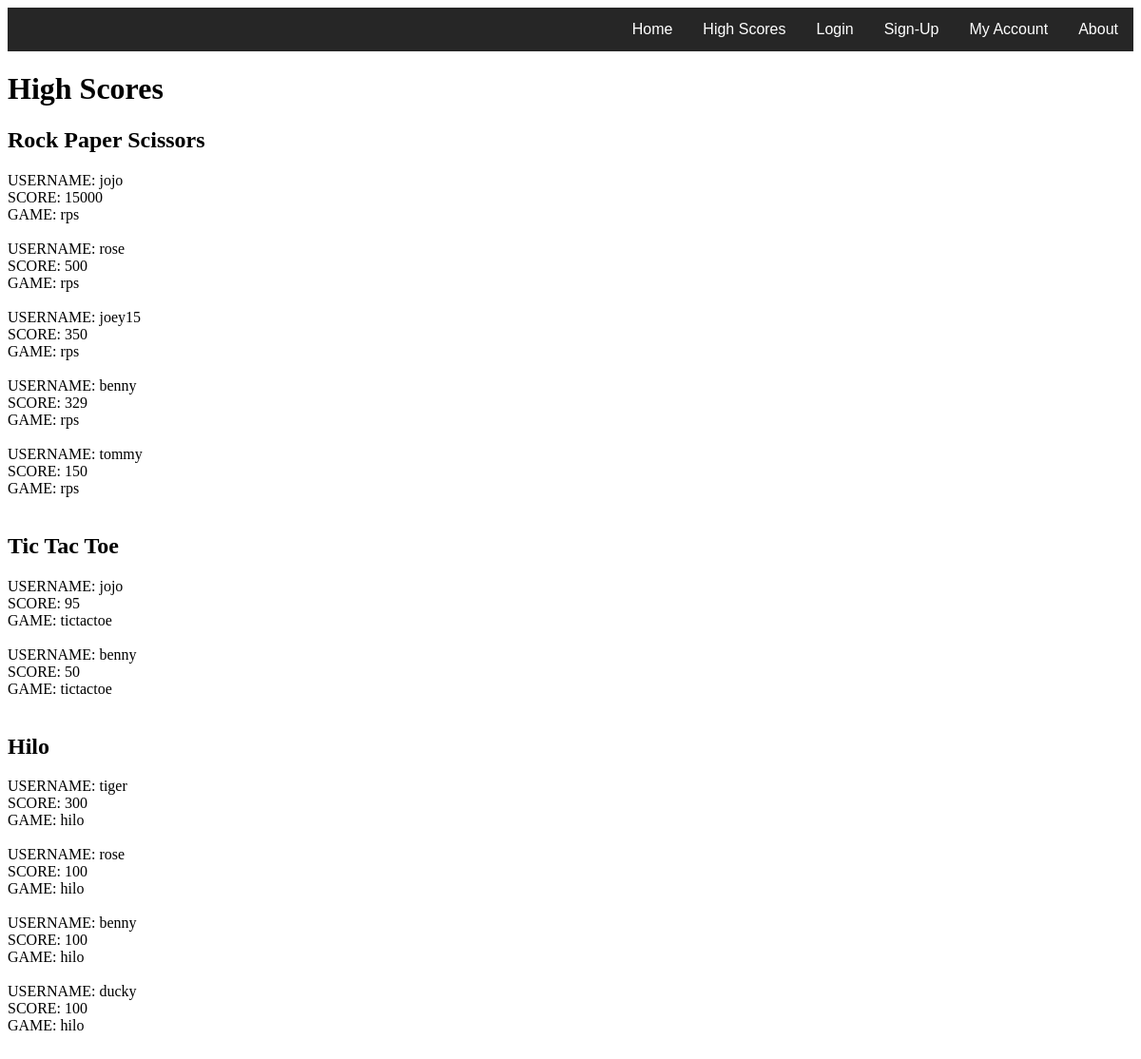
/highscores.php, run on the app's committed database.
### tables this page shows
CREATE TABLE IF NOT EXISTS `Scores` (
  `username` varchar(10) NOT NULL,
  `game` varchar(10) NOT NULL,
  `score` int(10) DEFAULT '100',
  `wins` int(10) DEFAULT '0',
  `loses` int(10) DEFAULT '0',
  PRIMARY KEY (`username`,`game`)
);

### highscores.php (the view, shortened to what this page needs)
<?php include ("header.php"); ?>
<body id="bod" onload="displayPoints();">
<?php include ("nav.php");?>
<h1>High Scores</h1>
<?php
$servername = "oniddb.cws.oregonstate.edu";
$username = "brunip-db";
$password = "fl83BSmLYDLyy9gL";
$dbname = "brunip-db";
$conn = new mysqli($servername, $username, $password, $dbname);
$sql = "SELECT username,score,game FROM Scores WHERE game='rps' ORDER BY score DESC LIMIT 5";
$result = $conn->query($sql);
echo "<h2>Rock Paper Scissors</h2>";
if ($result->num_rows > 0) {
    while($row = $result->fetch_assoc()) {
        echo "USERNAME: " . $row["username"]. "<br>  SCORE: " . $row["score"].  "<br>  GAME: " . $row["game"]. "<br><br>";
    }
} else {
    echo "0 results";
}
?>
<?php
$servername = "oniddb.cws.oregonstate.edu";
$username = "brunip-db";
$password = "fl83BSmLYDLyy9gL";
$dbname = "brunip-db";
$conn = new mysqli($servername, $username, $password, $dbname);
$sql = "SELECT username,score,game FROM Scores WHERE game='tictactoe' ORDER BY score DESC LIMIT 5";
$result = $conn->query($sql);
echo "<h2>Tic Tac Toe</h2>";
if ($result->num_rows > 0) {
    while($row = $result->fetch_assoc()) {
        echo "USERNAME: " . $row["username"]. "<br>  SCORE: " . $row["score"].  "<br>  GAME: " . $row["game"]. "<br><br>";
    }
} else {
    echo "0 results";
}
?>
<?php
$servername = "oniddb.cws.oregonstate.edu";
$username = "brunip-db";
$password = "fl83BSmLYDLyy9gL";
$dbname = "brunip-db";
$conn = new mysqli($servername, $username, $password, $dbname);
$sql = "SELECT username,score,game FROM Scores WHERE game='hilo' ORDER BY score DESC LIMIT 5";
$result = $conn->query($sql);
echo "<h2>Hilo</h2>";
if ($result->num_rows > 0) {
    while($row = $result->fetch_assoc()) {
        echo "USERNAME: " . $row["username"]. "<br>  SCORE: " . $row["score"].  "<br>  GAME: " . $row["game"]. "<br><br>";
    }
} else {
    echo "0 results";
}
?>
</body>
</html>

### header.php (shortened to what this page needs)
<!DOCTYPE html>
<html>
<head lang="en">
   <link rel="stylesheet" type="text/css" href="css/rps.css" />
</head>

### nav.php
<div class="nav">
 <ul class="list1">
  <li class="list1" id="about"><a class="list1" id="aabout" href="http://web.engr.oregonstate.edu/~brunip/cs290/rps/about">About</a></li>
  <li class="list1" id="account"><a class="list1" id="aaccount" href="http://web.engr.oregonstate.edu/~brunip/cs290/rps/myaccount">My Account</a></li>
  <li class="list1" id="signup"><a class="list1" id="asignup" href="http://web.engr.oregonstate.edu/~brunip/cs290/rps/signUp">Sign-Up</a></li>
  <li class="list1" id="login"><a class="list1" id="alogin" href="http://web.engr.oregonstate.edu/~brunip/cs290/rps/login">Login</a></li>
  <li class="list1" id="highscores"><a class="list1" id="ahighscores" href="http://web.engr.oregonstate.edu/~brunip/cs290/rps/highscores">High Scores</a></li>
  <li class="list1" id="home"><a class="list1" id="ahome" href="http://web.engr.oregonstate.edu/~brunip/cs290/rps/rockPaperScissors">Home</a></li>
</ul>
</div>

### css/rps.css (style rules this page uses)
ul.list1 { font-family: Helvetica Narrow, sans-serif; list-style-type: none; margin: 0; padding: 0; overflow: hidden; background-color: #262626; margin-left: 0px; margin-right: 0px; }
li.list1 { float: right; }
li a.list1 { display: block; color: white; text-align: center; padding: 14px 16px; text-decoration: none; }

### data on the page
scores: username "jojo", score "15000", game "rps"
scores: username "rose", score "500", game "rps"
scores: username "joey15", score "350", game "rps"
scores: username "benny", score "329", game "rps"
scores: username "tommy", score "150", game "rps"
scores: username "jojo", score "95", game "tictactoe"
scores: username "benny", score "50", game "tictactoe"
scores: username "tiger", score "300", game "hilo"
scores: username "rose", score "100", game "hilo"
scores: username "benny", score "100", game "hilo"
scores: username "ducky", score "100", game "hilo"
